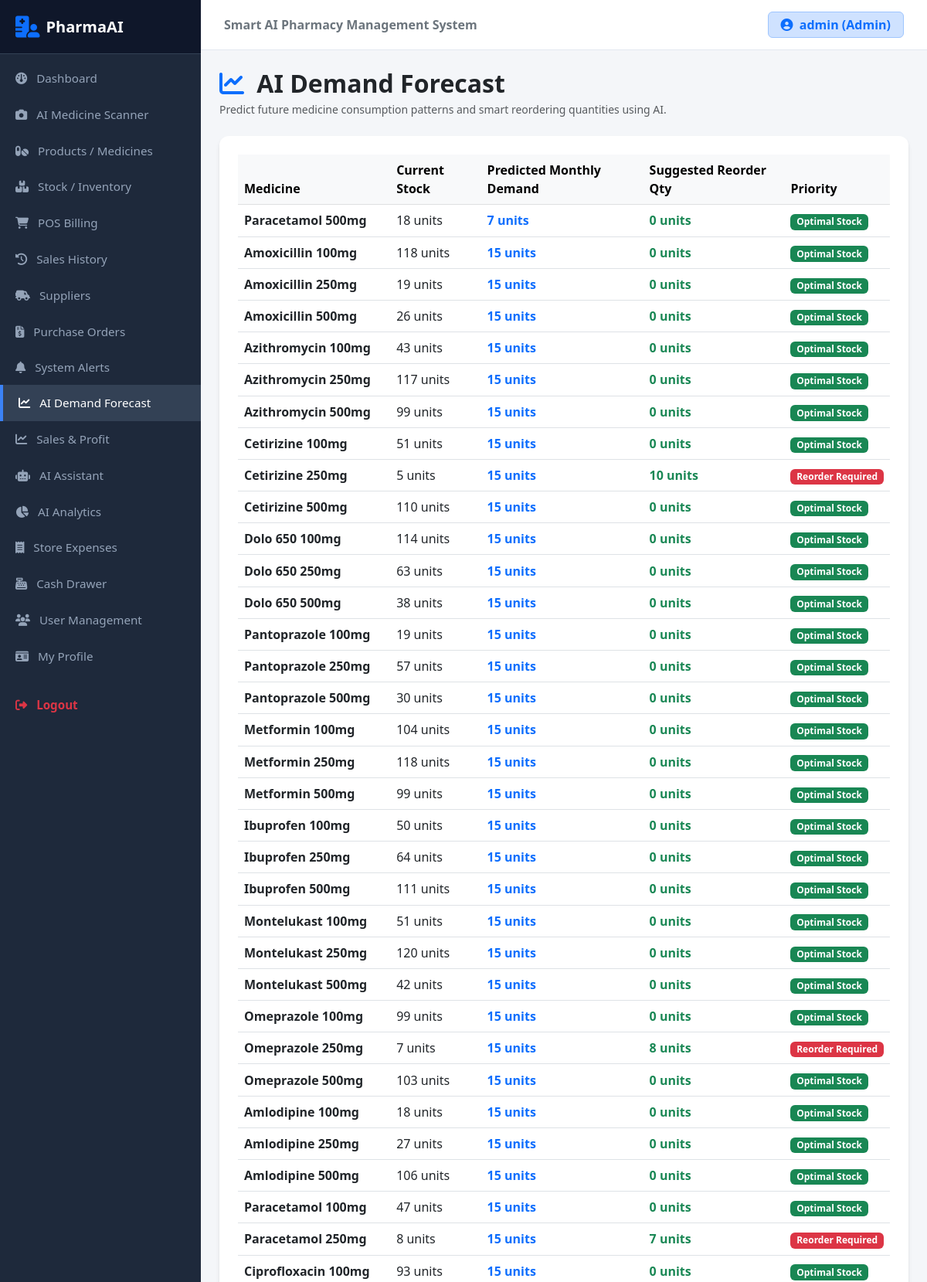
The page /forecast (signed in, upper part) on the database its author committed.
### models.py (models this page shows, shortened)
class User(UserMixin, db.Model):
    id = db.Column(db.Integer, primary_key=True)
    username = db.Column(db.String(100), unique=True, nullable=False)
    email = db.Column(db.String(120), unique=True, nullable=True)
    password_hash = db.Column(db.String(255), nullable=False)
    role = db.Column(db.String(50), default='Staff')

class Medicine(db.Model):
    id = db.Column(db.Integer, primary_key=True)
    name = db.Column(db.String(150), nullable=False)
    generic_name = db.Column(db.String(150))
    category = db.Column(db.String(100))
    manufacturer = db.Column(db.String(150))
    batch_no = db.Column(db.String(50))
    purchase_price = db.Column(db.Float, default=0.0)
    selling_price = db.Column(db.Float, default=0.0)
    current_stock = db.Column(db.Integer, default=0)
    min_stock = db.Column(db.Integer, default=10)
    expiry_date = db.Column(db.Date, nullable=True)
    image = db.Column(db.String(255), nullable=True)  # Added Image Field
    supplier_id = db.Column(db.Integer, db.ForeignKey('supplier.id'), nullable=True)
    batches = db.relationship('Batch', backref='medicine', lazy=True)
    sale_items = db.relationship('SaleItem', backref='medicine', lazy=True)

### app.py (the view)
@app.route('/forecast')
@login_required
def forecast():
    medicines = Medicine.query.all()
    forecast_data = []
    for med in medicines:
        predicted_demand = int(med.min_stock * 1.5)
        reorder_status = "High Priority" if med.current_stock < med.min_stock else "Sufficient"
        forecast_data.append({
            'medicine': med,
            'predicted_demand': predicted_demand,
            'suggested_reorder': max(0, predicted_demand - med.current_stock),
            'status': reorder_status
        })
    return render_template('forecast.html', forecast_data=forecast_data)

### app.py (called while the page is built)
@login_manager.user_loader
def load_user(user_id):
    return User.query.get(int(user_id))

### templates/forecast.html (shortened to what this page needs)
{% extends "base.html" %}
{% block content %}
<div class="mb-4">
    <h2 class="fw-bold text-dark mb-1"><i class="fa-solid fa-chart-line text-primary me-2"></i> AI Demand Forecast</h2>
    <p class="text-muted small mb-0">Predict future medicine consumption patterns and smart reordering quantities using AI.</p>
</div>
<div class="card card-custom bg-white p-4">
    <div class="table-responsive">
        <table class="table table-hover align-middle">
            <thead class="table-light">
                <tr>
                    <th>Medicine</th>
                    <th>Current Stock</th>
                    <th>Predicted Monthly Demand</th>
                    <th>Suggested Reorder Qty</th>
                    <th>Priority</th>
                </tr>
            </thead>
            <tbody>
                {% for item in forecast_data %}
                <tr>
                    <td><strong>{{ item.medicine.name }}</strong></td>
                    <td>{{ item.medicine.current_stock }} units</td>
                    <td class="fw-bold text-primary">{{ item.predicted_demand }} units</td>
                    <td class="fw-bold text-success">{{ item.suggested_reorder }} units</td>
                    <td>
                        {% if item.status == 'High Priority' %}
                            <span class="badge bg-danger">Reorder Required</span>
                        {% else %}
                            <span class="badge bg-success">Optimal Stock</span>
                        {% endif %}
                    </td>
                </tr>
                {% else %}
                <tr>
                    <td colspan="5" class="text-center text-muted py-4">No inventory items available for forecast.</td>
                </tr>
                {% endfor %}
            </tbody>
        </table>
    </div>
</div>
{% endblock %}

### templates/base.html (shortened to what this page needs)
<!DOCTYPE html>
<html lang="en">
<head>
    <link href="https://cdn.jsdelivr.net/npm/bootstrap@5.3.0/dist/css/bootstrap.min.css" rel="stylesheet">
    <link rel="stylesheet" href="https://cdnjs.cloudflare.com/ajax/libs/font-awesome/6.4.0/css/all.min.css">
</head>
<body>
<div class="d-flex">
    <nav id="sidebar">
        <div class="logo-details">
            <i class="fa-solid fa-hospital-user text-primary fs-3 me-2"></i>
            <span class="fs-5 fw-bold text-white">PharmaAI</span>
        </div>
        <div class="list-group list-group-flush py-2">
            <a href="{{ url_for('dashboard') }}" class="list-group-item list-group-item-action bg-transparent">
                <i class="fa-solid fa-gauge me-2"></i> Dashboard
            </a>
            <a href="{{ url_for('scanner') }}" class="list-group-item list-group-item-action bg-transparent">
                <i class="fa-solid fa-camera me-2"></i> AI Medicine Scanner
            </a>
            <a href="{{ url_for('products') }}" class="list-group-item list-group-item-action bg-transparent">
                <i class="fa-solid fa-pills me-2"></i> Products / Medicines
            </a>
            <a href="{{ url_for('inventory') }}" class="list-group-item list-group-item-action bg-transparent">
                <i class="fa-solid fa-boxes-stacked me-2"></i> Stock / Inventory
            </a>
            <a href="{{ url_for('pos') }}" class="list-group-item list-group-item-action bg-transparent">
                <i class="fa-solid fa-cart-shopping me-2"></i> POS Billing
            </a>
            <a href="{{ url_for('sales_history') }}" class="list-group-item list-group-item-action bg-transparent">
                <i class="fa-solid fa-clock-rotate-left me-2"></i> Sales History
            </a>
            <a href="{{ url_for('suppliers') }}" class="list-group-item list-group-item-action bg-transparent">
                <i class="fa-solid fa-truck-field me-2"></i> Suppliers
            </a>
            <a href="{{ url_for('purchase_orders') }}" class="list-group-item list-group-item-action bg-transparent">
                <i class="fa-solid fa-file-invoice-dollar me-2"></i> Purchase Orders
            </a>
            <a href="{{ url_for('alerts') }}" class="list-group-item list-group-item-action bg-transparent">
                <i class="fa-solid fa-bell me-2"></i> System Alerts
            </a>
            <a href="{{ url_for('forecast') }}" class="list-group-item list-group-item-action bg-transparent">
                <i class="fa-solid fa-chart-line me-2"></i> AI Demand Forecast
            </a>
            <a href="{{ url_for('sales_profit') }}" class="list-group-item list-group-item-action bg-transparent"><i class="fa-solid fa-chart-line me-2"></i> Sales & Profit</a>
            <a href="{{ url_for('assistant') }}" class="list-group-item list-group-item-action bg-transparent"><i class="fa-solid fa-robot me-2"></i> AI Assistant</a>
            <a href="{{ url_for('analytics') }}" class="list-group-item list-group-item-action bg-transparent">
                <i class="fa-solid fa-chart-pie me-2"></i> AI Analytics
            </a>
            <a href="{{ url_for('expenses') }}" class="list-group-item list-group-item-action bg-transparent">
                <i class="fa-solid fa-receipt me-2"></i> Store Expenses
            </a>
            <a href="{{ url_for('cash_drawer') }}" class="list-group-item list-group-item-action bg-transparent">
                <i class="fa-solid fa-cash-register me-2"></i> Cash Drawer
            </a>
            <a href="{{ url_for('users_page') }}" class="list-group-item list-group-item-action bg-transparent">
                <i class="fa-solid fa-users me-2"></i> User Management
            </a>
            <a href="{{ url_for('profile') }}" class="list-group-item list-group-item-action bg-transparent">
                <i class="fa-solid fa-id-card me-2"></i> My Profile
            </a>
            <a href="{{ url_for('logout') }}" class="list-group-item list-group-item-action bg-transparent text-danger fw-semibold mt-3">
                <i class="fa-solid fa-right-from-bracket me-2"></i> Logout
            </a>
        </div>
    </nav>
    <div class="main-wrapper d-flex flex-column">
        <header class="top-navbar d-flex justify-content-between align-items-center">
            <span class="fw-semibold text-secondary">Smart AI Pharmacy Management System</span>
            <div class="d-flex align-items-center gap-3">
                {% if current_user.is_authenticated %}
                <span class="badge bg-primary-subtle text-primary border border-primary-subtle fs-6 py-2 px-3">
                    <i class="fa-solid fa-user-circle me-1"></i> {{ current_user.username }} ({{ current_user.role or 'Staff' }})
                </span>
                {% endif %}
            </div>
        </header>
        <main class="p-4 flex-grow-1">
            {% block content %}{% endblock %}
        </main>
    </div>
</div>
</body>
</html>

### templates/base.html (style rules this page uses)
body { background-color: #f4f6f9; font-family: 'Segoe UI', Tahoma, Geneva, Verdana, sans-serif; }
#sidebar { min-width: 260px; max-width: 260px; min-height: 100vh; background: #1e293b; color: #fff; transition: all 0.3s; }
#sidebar .logo-details { height: 70px; display: flex; align-items: center; padding: 0 20px; background: #0f172a; border-bottom: 1px solid #334155; }
#sidebar .list-group-item { color: #94a3b8; font-size: 0.95rem; border: none; padding: 12px 20px; transition: all 0.2s ease-in-out; }
#sidebar .list-group-item:hover, #sidebar .list-group-item.active { color: #ffffff; background-color: #334155 !important; border-left: 4px solid #3b82f6; }
.main-wrapper { width: 100%; overflow-x: hidden; }
.top-navbar { background: #ffffff; border-bottom: 1px solid #e2e8f0; padding: 15px 30px; }
.card-custom { border: none; border-radius: 12px; box-shadow: 0 4px 6px -1px rgba(0, 0, 0, 0.1), 0 2px 4px -1px rgba(0, 0, 0, 0.06); }

### rows shown on the page
User: username "admin", role "Admin"
Medicine: medicine.name "Paracetamol 500mg", medicine.current_stock "18"
Medicine: medicine.name "Amoxicillin 100mg", medicine.current_stock "118"
Medicine: medicine.name "Amoxicillin 250mg", medicine.current_stock "19"
Medicine: medicine.name "Amoxicillin 500mg", medicine.current_stock "26"
Medicine: medicine.name "Azithromycin 100mg", medicine.current_stock "43"
Medicine: medicine.name "Azithromycin 250mg", medicine.current_stock "117"
Medicine: medicine.name "Azithromycin 500mg", medicine.current_stock "99"
Medicine: medicine.name "Cetirizine 100mg", medicine.current_stock "51"
Medicine: medicine.name "Cetirizine 250mg", medicine.current_stock "5"
Medicine: medicine.name "Cetirizine 500mg", medicine.current_stock "110"
Medicine: medicine.name "Dolo 650 100mg", medicine.current_stock "114"
Medicine: medicine.name "Dolo 650 250mg", medicine.current_stock "63"
Medicine: medicine.name "Dolo 650 500mg", medicine.current_stock "38"
Medicine: medicine.name "Pantoprazole 100mg", medicine.current_stock "19"
Medicine: medicine.name "Pantoprazole 250mg", medicine.current_stock "57"
Medicine: medicine.name "Pantoprazole 500mg", medicine.current_stock "30"
Medicine: medicine.name "Metformin 100mg", medicine.current_stock "104"
Medicine: medicine.name "Metformin 250mg", medicine.current_stock "118"
Medicine: medicine.name "Metformin 500mg", medicine.current_stock "99"
Medicine: medicine.name "Ibuprofen 100mg", medicine.current_stock "50"
Medicine: medicine.name "Ibuprofen 250mg", medicine.current_stock "64"
Medicine: medicine.name "Ibuprofen 500mg", medicine.current_stock "111"
Medicine: medicine.name "Montelukast 100mg", medicine.current_stock "51"
Medicine: medicine.name "Montelukast 250mg", medicine.current_stock "120"
Medicine: medicine.name "Montelukast 500mg", medicine.current_stock "42"
Medicine: medicine.name "Omeprazole 100mg", medicine.current_stock "99"
Medicine: medicine.name "Omeprazole 250mg", medicine.current_stock "7"
Medicine: medicine.name "Omeprazole 500mg", medicine.current_stock "103"
Medicine: medicine.name "Amlodipine 100mg", medicine.current_stock "18"
Medicine: medicine.name "Amlodipine 250mg", medicine.current_stock "27"
Medicine: medicine.name "Amlodipine 500mg", medicine.current_stock "106"
Medicine: medicine.name "Paracetamol 100mg", medicine.current_stock "47"
Medicine: medicine.name "Paracetamol 250mg", medicine.current_stock "8"
Medicine: medicine.name "Ciprofloxacin 100mg", medicine.current_stock "93"

### other values the page prints
{{ item.predicted_demand }} "7" "15" "15" "15" "15" "15" "15" "15" "15" "15" "15" "15" "15" "15" "15" "15" "15" "15" "15" "15" "15" "15" "15" "15" "15" "15" "15" "15" "15" "15" "15" "15" "15" "15"
{{ item.suggested_reorder }} "0" "0" "0" "0" "0" "0" "0" "0" "10" "0" "0" "0" "0" "0" "0" "0" "0" "0" "0" "0" "0" "0" "0" "0" "0" "0" "8" "0" "0" "0" "0" "0" "7" "0"
